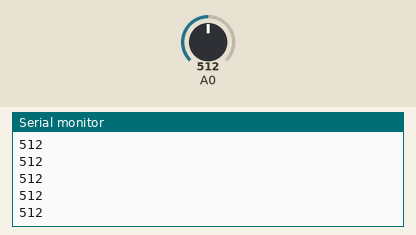
This sketch was run on a simulated Arduino Uno, built with avr-gcc and run on an emulated ATmega328P. Shown: the last lines printed to the serial monitor. The inputs (shaded band) are chosen by the test bench; at power-on: A0 = 512.

Above: at 1.7 s.
1.8 s: A0 set to 716
At 2.02 s:
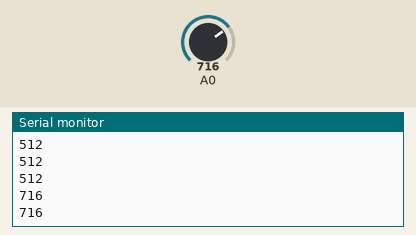
3.3 s: A0 set to 900
At 3.39 s:
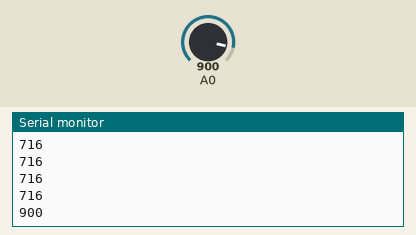
Timing chart, 0 to 6.3 s (numbered marks = the images above; inputs shaded):
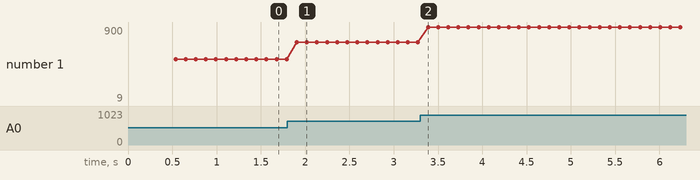

Measured:
- after the input at 1.8 s, the serial monitor: prints a new line after 0.10 s (image 1)
- after the input at 3.3 s, the serial monitor: prints a new line after 0.09 s (image 2)
- plotted number 1: 512 → 716 after the input at 1.8 s, 716 → 9 after the input at 3.3 s

The sketch:

light.ino
```cpp
// pressure resistor example
#include <SoftwareSerial.h>

SoftwareSerial display(3, 2);

char lightstring[10];
int light;

void setup()
{
  Serial.begin(9600);  // Start serial for output

  display.begin(9600);
  Serial.begin(9600);
  delay(500);

  display.write(254); // move cursor to beginning of first line
  display.write(128);

  display.write("                "); // clear display
  display.write("                ");
}

void loop()
{
  light = analogRead(0);

  Serial.println(light);
  sprintf(lightstring, "%4d", light);

  display.write("light: ");
  display.write(lightstring);

  display.write(254); // move cursor to beginning of first line
  display.write(128);

  delay(100);
}
```
